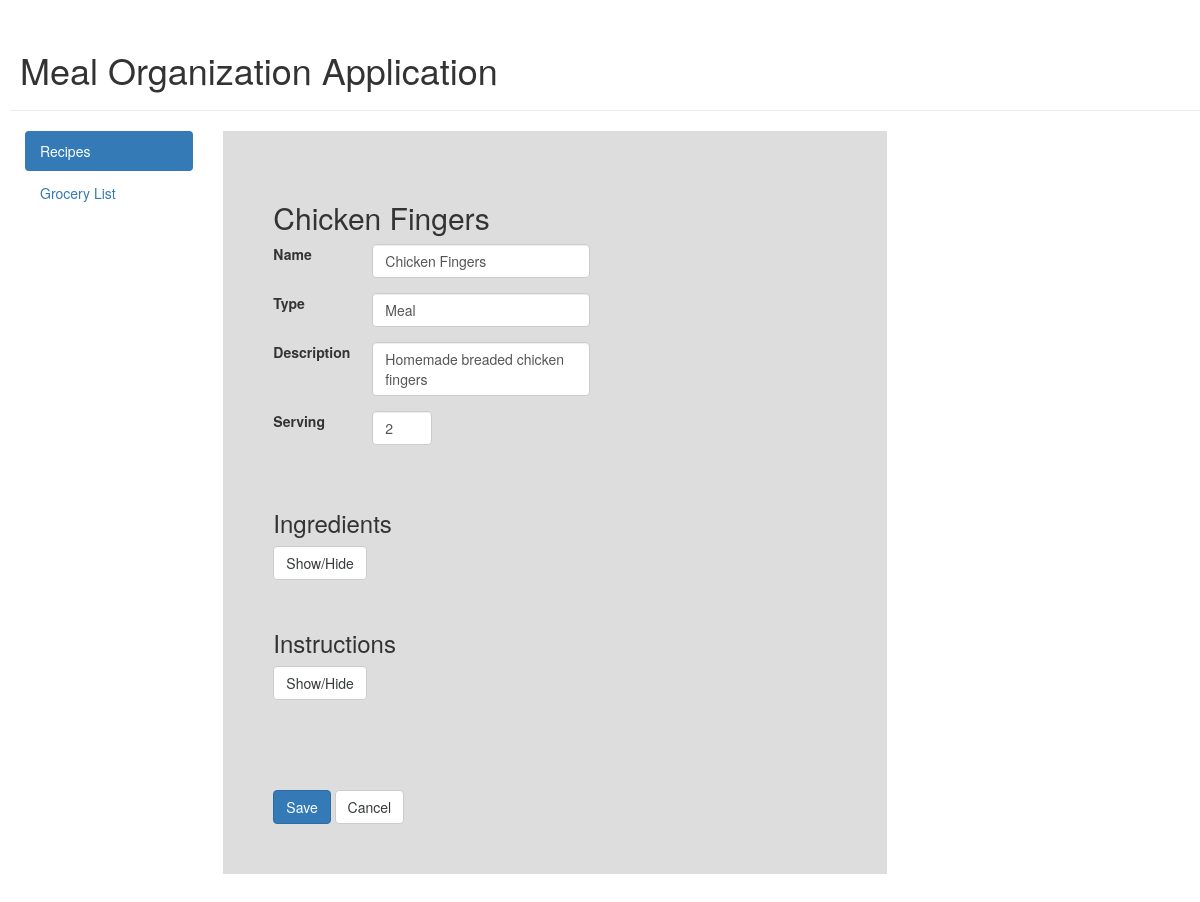
/edit_recipe.php?id=2, run on an earlier commit of the app's database.
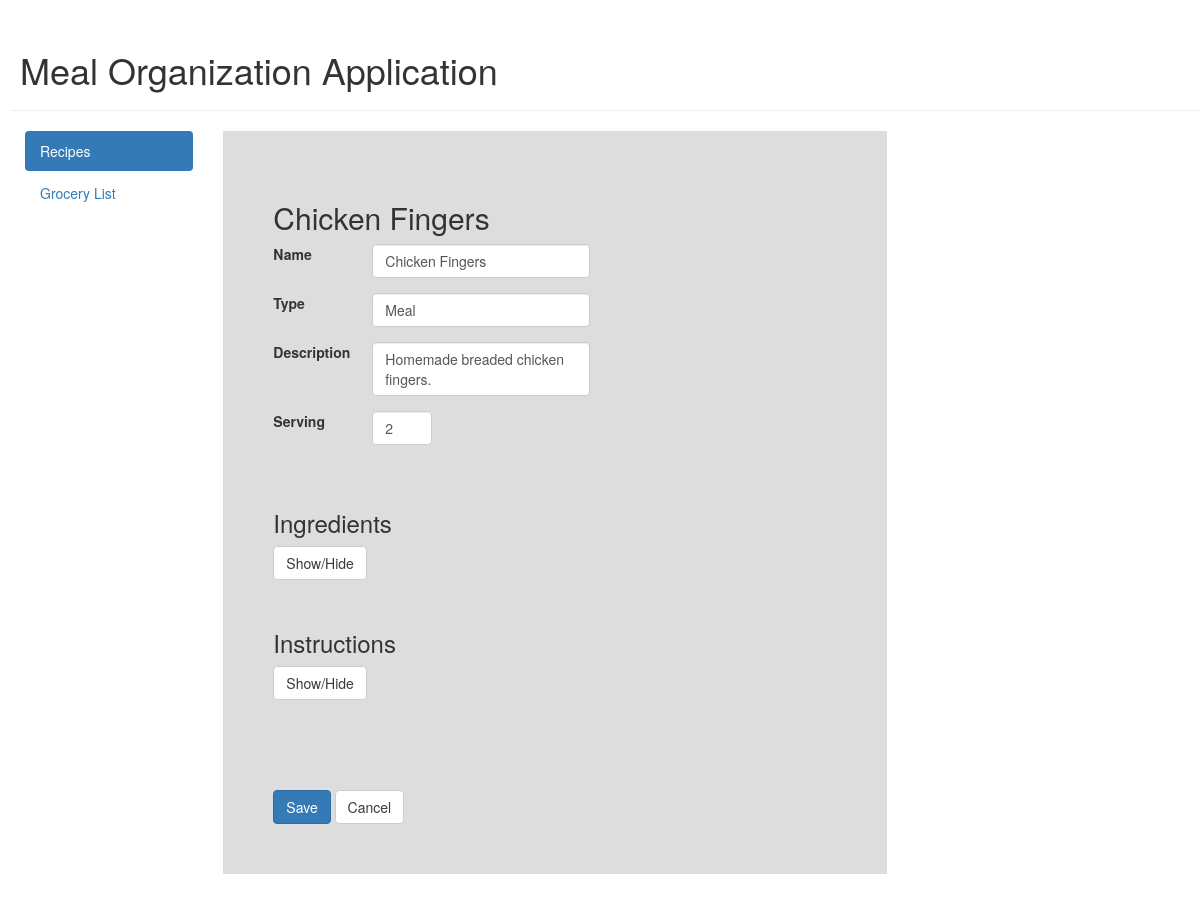
And on a later commit of the database.
### tables this page shows
CREATE TABLE `recipes` (
  `id` int(11) NOT NULL,
  `name` varchar(255) NOT NULL,
  `type` varchar(255) DEFAULT NULL,
  `descr` varchar(255) DEFAULT NULL,
  `serving` int(11) NOT NULL
);

### classes/Database.php (called while the page is built, shortened)
<?php
  class Database
  {
    private $db;
    private $query;
    private $statement;
    public function __construct()
    {
      $this->db = new mysqli(self::HOST, self::USER, self::PASS, self::BASE);
    }
    public function query($query, $parameters = null)
    {
      if(empty($this->query) || $this->query !== $query)
      {
        $this->query = $query;
        $this->statement = $this->db->prepare($this->query);
      }
      if(!empty($parameters))
      {
        call_user_func_array(array($this->statement, 'bind_param'), $parameters);
      }
      if(empty($this->statement))
      {
        $this->error("Invalid SQL with query: $query");
      }
      else
      {
        $this->statement->execute();
      }
    }
    public function fetch()
    {
      $this->result = array();
      $result = $this->statement->get_result();
      if(!empty($result))
      {
        while($record = $result->fetch_array(MYSQLI_ASSOC))
        {
          $this->result[] = $record;
        }
      }
      return $this->result;
    }
  }
?>

### templates/ingredient_list.php (the view, shortened to what this page needs)
<?php
  include_once('../classes/Database.php');
  echo '<h3>Ingredients</h3>';
  echo '<button type="button" id="ing_button" class="btn btn-secondary">Show/Hide</button>';
  echo '<p>&nbsp;</p>';
?>

### public/edit_recipe.php (shortened to what this page needs)
<?php
  include_once('../classes/Database.php');
  $db = new Database();
?>
<!DOCTYPE html>
<html lang="en">
  <head>
    <link href="./css/bootstrap.min.css" rel="stylesheet">
    <link href="./css/navbar-static-top.css" rel="stylesheet">
    <link href="./css/style.css" rel="stylesheet">
  </head>
  <body>
    <h1>&nbsp;Meal Organization Application</h1>
    <hr>
    <div class="col-sm-2">
      <ul class="nav nav-pills nav-stacked">
        <li id="list-recipes" role="presentation"><a href="./index.php" id="menu-recipes" class="nav-black-hover">Recipes</a></li>
        <li id="list-grocery" role="presentation"><a href="./index.php" id="menu-grocery" class="nav-blakc-hover">Grocery List</a></li>
      </ul>
    </div>
    <div class="col-sm-7">
      <div class="jumbotron jumbo-padding jumbo-dark">
        <form id="edit_form" action="index.php" method="post">
          <?php
            include('../templates/meal_info.php');
            include('../templates/ingredient_list.php');
            include('../templates/instruction_list.php');
          ?>
          <button type="submit" name="edit_save" id="edit_save" class="btn btn-primary">Save</button>
          <button type="button" name="edit_cancel" id="edit_cancel" class="btn btn-secondary">Cancel</button>
        </form>
      </div>
    </div>
  </body>
</html>

### templates/meal_info.php
<?php
  include_once('../classes/Database.php');
  $query = 'SELECT name, type, descr, serving
            FROM recipes
            WHERE id = ?';
  $params = array('i', &$id);
  $db->query($query, $params);
  $result = $db->fetch();
  $recipname = $result[0]["name"];
  $reciptype = $result[0]["type"];
  $recipdesc = $result[0]["descr"];
  $recipserving = $result[0]["serving"];
  echo '<h2>' . $recipname . '</h2>';
  echo '<div class="form-group row">
          <label for="recipname" class="col-sm-2 col-form-label">Name</label>
          <div class="col-sm-5">
            <input type="text" class="form-control" name="recipname" id="recipname" value="' . $recipname . '">
          </div>
        </div>
        <div class="form-group row">
          <label for="reciptype" class="col-sm-2 col-form-label">Type</label>
          <div class="col-sm-5">
            <input type="text" class="form-control" name="reciptype" id="reciptype" value="' . $reciptype . '">
          </div>
        </div>
        <div class="form-group row">
          <label for="recipdesc" class="col-sm-2 col-form-label">Description</label>
          <div class="col-sm-5">
            <textarea class="form-control" name="recipdesc" id="recipdesc">' . $recipdesc . '</textarea>
          </div>
        </div>
        <div class="form-group row">
          <label for="recipserving" class="col-sm-2 col-form-label">Serving</label>
          <div class="col-sm-4">
            <input type="number" class="form-control" name="recipserving" id="recipserving" value="' . $recipserving . '" min="1", max="10">
          </div>
        </div>';
  echo '<p>&nbsp;</p>';
?>

### templates/instruction_list.php (shortened to what this page needs)
<?php
  include_once('../classes/Database.php');
  echo '<h3>Instructions</h3>';
  echo '<button type="button" id="instr_button" class="btn btn-secondary">Show/Hide</button>';
  echo '<p>&nbsp;</p>';
  echo '<p>&nbsp;</p>';
?>

### public/css/navbar-static-top.css (style rules this page uses)
body { min-height: 2000px; }

### public/css/style.css (style rules this page uses)
body { padding-top: 30px; padding-left: 10px; }
textarea { resize: none; }
input[type=number] { width: 60px; }
.btn-secondary { color: #373a3c; background-color: #fff; border-color: #ccc; }
.jumbo-padding { padding-top: 50px; padding-left: 50px; padding-right: 50px; padding-bottom: 50px; }
.jumbo-dark { background-color: #DDD; }

What changed in the data, as far as the page shows it:
changed recipes "Chicken Fingers": recipdesc "Homemade breaded chicken fingers" → "Homemade breaded chicken fingers."
